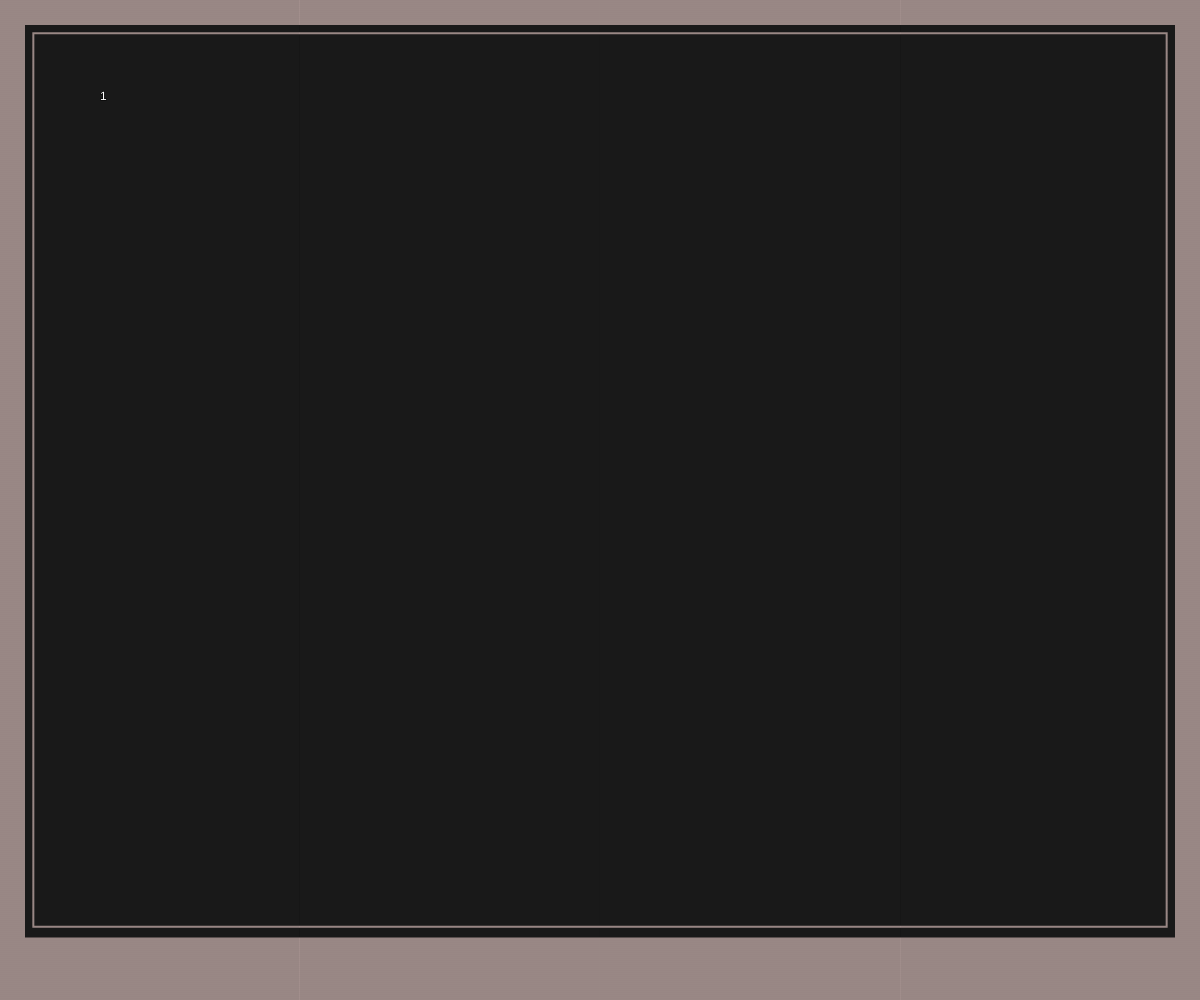
Frame 1 (no input)
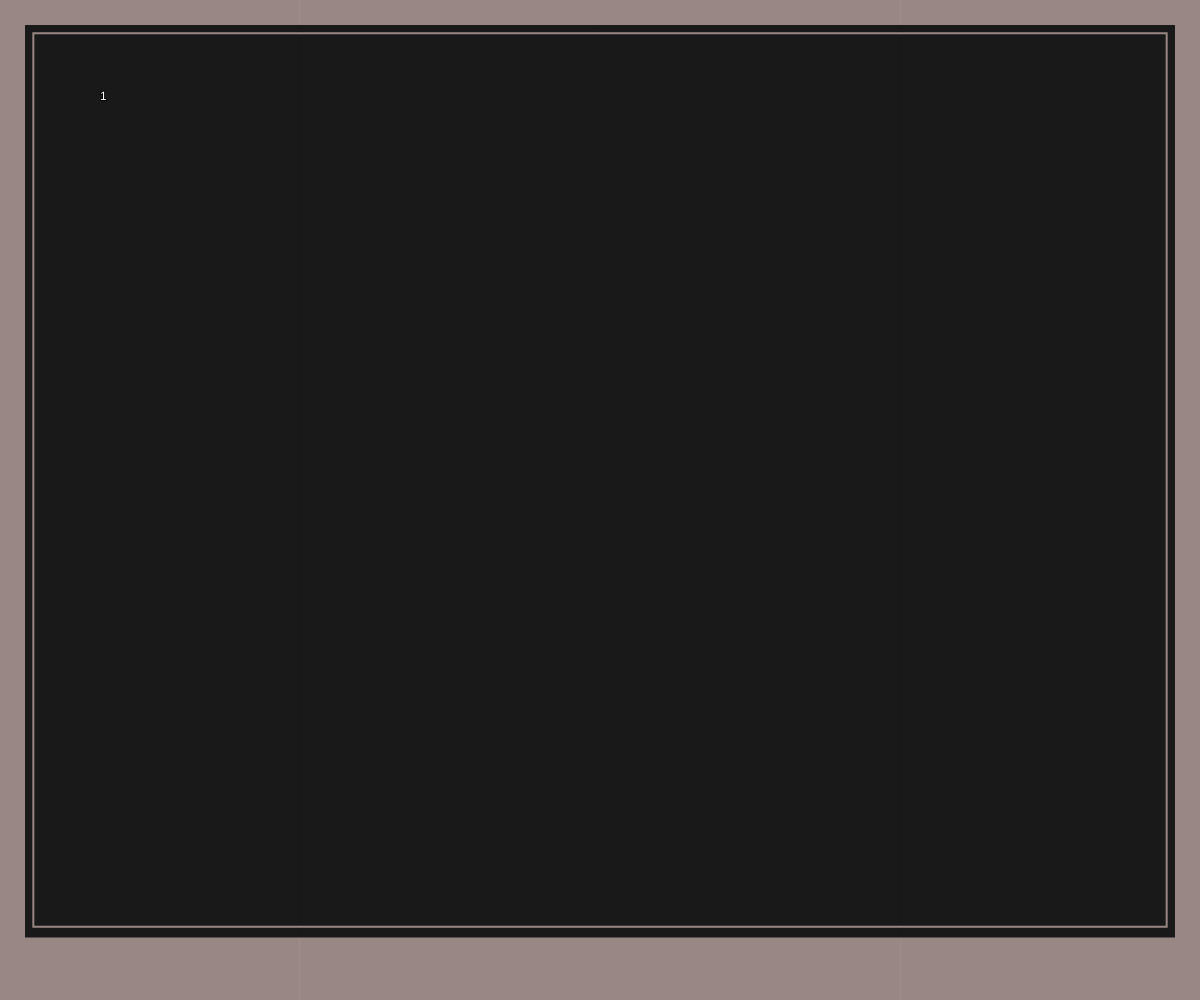
Frame 60 (no input)
Frame 120 (the mouse pressed at the canvas centre since frame 60): identical to frame 60, image omitted

The p5.js sketch that drew these frames (run headless with seeded random() and noise() and a simulated clock; from frame 60 on, the mouse is pressed at the canvas centre):

// p5.js sketch
// ── sketch.js
var borderSize = 100;

function setup() {
    createCanvas(window.innerWidth, window.innerHeight);
    background(0);

    // outter main border
    fill(0);
    stroke(255,220,215);
    strokeWeight(borderSize);
    rect(0-borderSize/4, 0-borderSize/4, width+borderSize/2, height+borderSize/8);

    // inner thin border
    strokeWeight(2);
    rect(0+borderSize/3, 0+borderSize/3, width-borderSize/1.5, height-borderSize-borderSize/15);

    // draw old-monitor-like lines
    fill(255);
    stroke(50);
    strokeWeight(1);
    for(lineX = 0; lineX <= height; lineX = lineX + 2) {
        line(0, lineX, width, lineX);
    }
}



function draw() {
    fill(255);
    stroke(0);
    text(1, 100, 100);
}

function windowResized() {
    setup();
}
